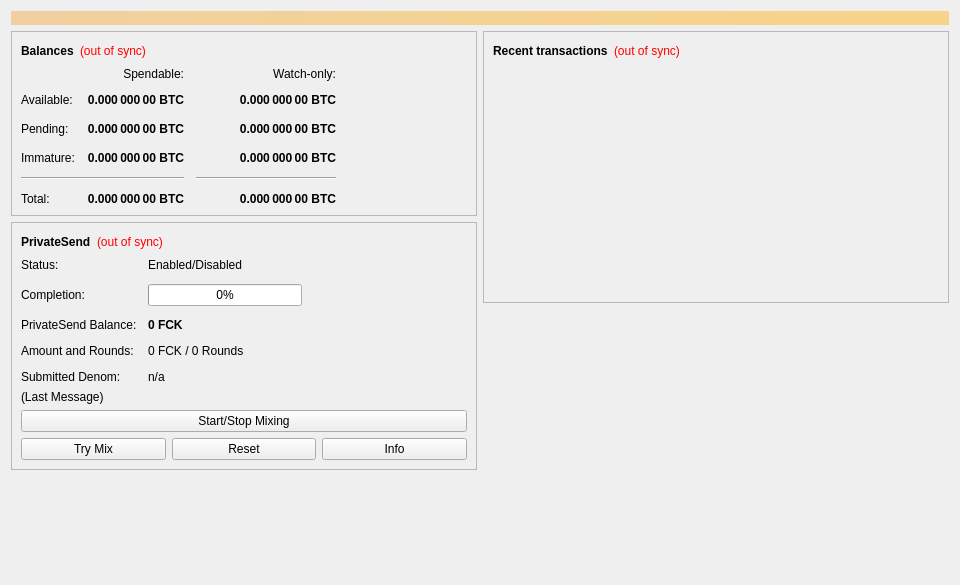
<?xml version="1.0" encoding="UTF-8"?>
<ui version="4.0">
 <class>OverviewPage</class>
 <widget class="QWidget" name="OverviewPage">
  <property name="geometry">
   <rect>
    <x>0</x>
    <y>0</y>
    <width>960</width>
    <height>585</height>
   </rect>
  </property>
  <property name="minimumSize">
   <size>
    <width>960</width>
    <height>0</height>
   </size>
  </property>
  <property name="windowTitle">
   <string>Form</string>
  </property>
  <layout class="QVBoxLayout" name="topLayout">
   <item>
    <widget class="QLabel" name="labelAlerts">
     <property name="visible">
      <bool>false</bool>
     </property>
     <property name="styleSheet">
      <string notr="true">QLabel { background-color: qlineargradient(x1: 0, y1: 0, x2: 1, y2: 0, stop:0 #F0D0A0, stop:1 #F8D488); color:#000000; }</string>
     </property>
     <property name="wordWrap">
      <bool>true</bool>
     </property>
     <property name="margin">
      <number>3</number>
     </property>
     <property name="textInteractionFlags">
      <set>Qt::TextSelectableByMouse</set>
     </property>
    </widget>
   </item>
   <item>
    <layout class="QHBoxLayout" name="horizontalLayout" stretch="1,1">
     <item>
      <layout class="QVBoxLayout" name="verticalLayout_2">
       <item>
        <widget class="QFrame" name="frame">
         <property name="frameShape">
          <enum>QFrame::StyledPanel</enum>
         </property>
         <property name="frameShadow">
          <enum>QFrame::Raised</enum>
         </property>
         <layout class="QVBoxLayout" name="verticalLayout_4">
          <item>
           <layout class="QHBoxLayout" name="horizontalLayout_4">
            <item>
             <widget class="QLabel" name="label_5">
              <property name="font">
               <font>
                <weight>75</weight>
                <bold>true</bold>
               </font>
              </property>
              <property name="text">
               <string>Balances</string>
              </property>
             </widget>
            </item>
            <item>
             <widget class="QLabel" name="labelWalletStatus">
              <property name="toolTip">
               <string>The displayed information may be out of date. Your wallet automatically synchronizes with the Fucking network after a connection is established, but this process has not completed yet.</string>
              </property>
              <property name="styleSheet">
               <string notr="true">QLabel { color: red; }</string>
              </property>
              <property name="text">
               <string notr="true">(out of sync)</string>
              </property>
              <property name="alignment">
               <set>Qt::AlignLeading|Qt::AlignLeft|Qt::AlignVCenter</set>
              </property>
             </widget>
            </item>
            <item>
             <spacer name="horizontalSpacer_3">
              <property name="orientation">
               <enum>Qt::Horizontal</enum>
              </property>
              <property name="sizeHint" stdset="0">
               <size>
                <width>40</width>
                <height>20</height>
               </size>
              </property>
             </spacer>
            </item>
           </layout>
          </item>
          <item>
           <layout class="QGridLayout" name="gridLayout">
            <property name="spacing">
             <number>12</number>
            </property>
            <item row="2" column="2">
             <widget class="QLabel" name="labelWatchPending">
              <property name="font">
               <font>
                <weight>75</weight>
                <bold>true</bold>
               </font>
              </property>
              <property name="cursor">
               <cursorShape>IBeamCursor</cursorShape>
              </property>
              <property name="toolTip">
               <string>Unconfirmed transactions to watch-only addresses</string>
              </property>
              <property name="text">
               <string notr="true">0.000 000 00 BTC</string>
              </property>
              <property name="alignment">
               <set>Qt::AlignRight|Qt::AlignTrailing|Qt::AlignVCenter</set>
              </property>
              <property name="textInteractionFlags">
               <set>Qt::LinksAccessibleByMouse|Qt::TextSelectableByKeyboard|Qt::TextSelectableByMouse</set>
              </property>
             </widget>
            </item>
            <item row="2" column="1">
             <widget class="QLabel" name="labelUnconfirmed">
              <property name="font">
               <font>
                <weight>75</weight>
                <bold>true</bold>
               </font>
              </property>
              <property name="cursor">
               <cursorShape>IBeamCursor</cursorShape>
              </property>
              <property name="toolTip">
               <string>Total of transactions that have yet to be confirmed, and do not yet count toward the spendable balance</string>
              </property>
              <property name="text">
               <string notr="true">0.000 000 00 BTC</string>
              </property>
              <property name="alignment">
               <set>Qt::AlignRight|Qt::AlignTrailing|Qt::AlignVCenter</set>
              </property>
              <property name="textInteractionFlags">
               <set>Qt::LinksAccessibleByMouse|Qt::TextSelectableByKeyboard|Qt::TextSelectableByMouse</set>
              </property>
             </widget>
            </item>
            <item row="3" column="2">
             <widget class="QLabel" name="labelWatchImmature">
              <property name="font">
               <font>
                <weight>75</weight>
                <bold>true</bold>
               </font>
              </property>
              <property name="cursor">
               <cursorShape>IBeamCursor</cursorShape>
              </property>
              <property name="toolTip">
               <string>Mined balance in watch-only addresses that has not yet matured</string>
              </property>
              <property name="text">
               <string notr="true">0.000 000 00 BTC</string>
              </property>
              <property name="alignment">
               <set>Qt::AlignRight|Qt::AlignTrailing|Qt::AlignVCenter</set>
              </property>
              <property name="textInteractionFlags">
               <set>Qt::LinksAccessibleByMouse|Qt::TextSelectableByKeyboard|Qt::TextSelectableByMouse</set>
              </property>
             </widget>
            </item>
            <item row="4" column="0" colspan="2">
             <widget class="Line" name="lineSpendableBalance">
              <property name="orientation">
               <enum>Qt::Horizontal</enum>
              </property>
             </widget>
            </item>
            <item row="4" column="2">
             <widget class="Line" name="lineWatchBalance">
              <property name="sizePolicy">
               <sizepolicy hsizetype="Preferred" vsizetype="Fixed">
                <horstretch>0</horstretch>
                <verstretch>0</verstretch>
               </sizepolicy>
              </property>
              <property name="minimumSize">
               <size>
                <width>140</width>
                <height>0</height>
               </size>
              </property>
              <property name="orientation">
               <enum>Qt::Horizontal</enum>
              </property>
             </widget>
            </item>
            <item row="5" column="0">
             <widget class="QLabel" name="labelTotalText">
              <property name="text">
               <string>Total:</string>
              </property>
             </widget>
            </item>
            <item row="3" column="1">
             <widget class="QLabel" name="labelImmature">
              <property name="font">
               <font>
                <weight>75</weight>
                <bold>true</bold>
               </font>
              </property>
              <property name="cursor">
               <cursorShape>IBeamCursor</cursorShape>
              </property>
              <property name="toolTip">
               <string>Mined balance that has not yet matured</string>
              </property>
              <property name="text">
               <string notr="true">0.000 000 00 BTC</string>
              </property>
              <property name="alignment">
               <set>Qt::AlignRight|Qt::AlignTrailing|Qt::AlignVCenter</set>
              </property>
              <property name="textInteractionFlags">
               <set>Qt::LinksAccessibleByMouse|Qt::TextSelectableByKeyboard|Qt::TextSelectableByMouse</set>
              </property>
             </widget>
            </item>
            <item row="2" column="3">
             <spacer name="horizontalSpacer_2">
              <property name="orientation">
               <enum>Qt::Horizontal</enum>
              </property>
              <property name="sizeHint" stdset="0">
               <size>
                <width>40</width>
                <height>20</height>
               </size>
              </property>
             </spacer>
            </item>
            <item row="3" column="0">
             <widget class="QLabel" name="labelImmatureText">
              <property name="text">
               <string>Immature:</string>
              </property>
             </widget>
            </item>
            <item row="5" column="1">
             <widget class="QLabel" name="labelTotal">
              <property name="font">
               <font>
                <weight>75</weight>
                <bold>true</bold>
               </font>
              </property>
              <property name="cursor">
               <cursorShape>IBeamCursor</cursorShape>
              </property>
              <property name="toolTip">
               <string>Your current total balance</string>
              </property>
              <property name="text">
               <string notr="true">0.000 000 00 BTC</string>
              </property>
              <property name="alignment">
               <set>Qt::AlignRight|Qt::AlignTrailing|Qt::AlignVCenter</set>
              </property>
              <property name="textInteractionFlags">
               <set>Qt::LinksAccessibleByMouse|Qt::TextSelectableByKeyboard|Qt::TextSelectableByMouse</set>
              </property>
             </widget>
            </item>
            <item row="5" column="2">
             <widget class="QLabel" name="labelWatchTotal">
              <property name="font">
               <font>
                <weight>75</weight>
                <bold>true</bold>
               </font>
              </property>
              <property name="cursor">
               <cursorShape>IBeamCursor</cursorShape>
              </property>
              <property name="toolTip">
               <string>Current total balance in watch-only addresses</string>
              </property>
              <property name="text">
               <string notr="true">0.000 000 00 BTC</string>
              </property>
              <property name="alignment">
               <set>Qt::AlignRight|Qt::AlignTrailing|Qt::AlignVCenter</set>
              </property>
              <property name="textInteractionFlags">
               <set>Qt::LinksAccessibleByMouse|Qt::TextSelectableByKeyboard|Qt::TextSelectableByMouse</set>
              </property>
             </widget>
            </item>
            <item row="0" column="2">
             <widget class="QLabel" name="labelWatchonly">
              <property name="text">
               <string>Watch-only:</string>
              </property>
              <property name="alignment">
               <set>Qt::AlignRight|Qt::AlignTrailing|Qt::AlignVCenter</set>
              </property>
             </widget>
            </item>
            <item row="1" column="0">
             <widget class="QLabel" name="labelBalanceText">
              <property name="text">
               <string>Available:</string>
              </property>
             </widget>
            </item>
            <item row="1" column="1">
             <widget class="QLabel" name="labelBalance">
              <property name="font">
               <font>
                <weight>75</weight>
                <bold>true</bold>
               </font>
              </property>
              <property name="cursor">
               <cursorShape>IBeamCursor</cursorShape>
              </property>
              <property name="toolTip">
               <string>Your current spendable balance</string>
              </property>
              <property name="text">
               <string notr="true">0.000 000 00 BTC</string>
              </property>
              <property name="alignment">
               <set>Qt::AlignRight|Qt::AlignTrailing|Qt::AlignVCenter</set>
              </property>
              <property name="textInteractionFlags">
               <set>Qt::LinksAccessibleByMouse|Qt::TextSelectableByKeyboard|Qt::TextSelectableByMouse</set>
              </property>
             </widget>
            </item>
            <item row="1" column="2">
             <widget class="QLabel" name="labelWatchAvailable">
              <property name="font">
               <font>
                <weight>75</weight>
                <bold>true</bold>
               </font>
              </property>
              <property name="cursor">
               <cursorShape>IBeamCursor</cursorShape>
              </property>
              <property name="toolTip">
               <string>Your current balance in watch-only addresses</string>
              </property>
              <property name="text">
               <string notr="true">0.000 000 00 BTC</string>
              </property>
              <property name="alignment">
               <set>Qt::AlignRight|Qt::AlignTrailing|Qt::AlignVCenter</set>
              </property>
              <property name="textInteractionFlags">
               <set>Qt::LinksAccessibleByMouse|Qt::TextSelectableByKeyboard|Qt::TextSelectableByMouse</set>
              </property>
             </widget>
            </item>
            <item row="2" column="0">
             <widget class="QLabel" name="labelPendingText">
              <property name="text">
               <string>Pending:</string>
              </property>
             </widget>
            </item>
            <item row="0" column="1">
             <widget class="QLabel" name="labelSpendable">
              <property name="text">
               <string>Spendable:</string>
              </property>
              <property name="alignment">
               <set>Qt::AlignRight|Qt::AlignTrailing|Qt::AlignVCenter</set>
              </property>
             </widget>
            </item>
           </layout>
          </item>
         </layout>
        </widget>
       </item>
       <item>
        <widget class="QFrame" name="framePrivateSend">
         <property name="layoutDirection">
          <enum>Qt::LeftToRight</enum>
         </property>
         <property name="frameShape">
          <enum>QFrame::StyledPanel</enum>
         </property>
         <property name="frameShadow">
          <enum>QFrame::Raised</enum>
         </property>
         <layout class="QVBoxLayout" name="VerticalLayout_PS1">
          <item>
           <layout class="QHBoxLayout" name="horizontalLayout_5">
            <item>
             <widget class="QLabel" name="labelPrivateSendHeader">
              <property name="font">
               <font>
                <weight>75</weight>
                <bold>true</bold>
               </font>
              </property>
              <property name="text">
               <string>PrivateSend</string>
              </property>
             </widget>
            </item>
            <item>
             <widget class="QLabel" name="labelPrivateSendSyncStatus">
              <property name="toolTip">
               <string>The displayed information may be out of date. Your wallet automatically synchronizes with the Fucking network after a connection is established, but this process has not completed yet.</string>
              </property>
              <property name="styleSheet">
               <string notr="true">QLabel { color: red; }</string>
              </property>
              <property name="text">
               <string notr="true">(out of sync)</string>
              </property>
              <property name="alignment">
               <set>Qt::AlignLeading|Qt::AlignLeft|Qt::AlignVCenter</set>
              </property>
             </widget>
            </item>
            <item>
             <spacer name="horizontalSpacer_4">
              <property name="orientation">
               <enum>Qt::Horizontal</enum>
              </property>
              <property name="sizeHint" stdset="0">
               <size>
                <width>40</width>
                <height>20</height>
               </size>
              </property>
             </spacer>
            </item>
           </layout>
          </item>
          <item>
           <layout class="QFormLayout" name="privateSendFormLayout">
            <property name="fieldGrowthPolicy">
             <enum>QFormLayout::AllNonFixedFieldsGrow</enum>
            </property>
            <property name="horizontalSpacing">
             <number>11</number>
            </property>
            <property name="verticalSpacing">
             <number>12</number>
            </property>
            <item row="0" column="0">
             <widget class="QLabel" name="labelPrivateSendEnabledText">
              <property name="text">
               <string>Status:</string>
              </property>
             </widget>
            </item>
            <item row="0" column="1">
             <widget class="QLabel" name="labelPrivateSendEnabled">
              <property name="text">
               <string>Enabled/Disabled</string>
              </property>
             </widget>
            </item>
            <item row="1" column="0">
             <widget class="QLabel" name="labelCompletitionText">
              <property name="text">
               <string>Completion:</string>
              </property>
             </widget>
            </item>
            <item row="1" column="1">
             <widget class="QProgressBar" name="privateSendProgress">
              <property name="maximumSize">
               <size>
                <width>154</width>
                <height>16777215</height>
               </size>
              </property>
              <property name="value">
               <number>0</number>
              </property>
             </widget>
            </item>
            <item row="2" column="0">
             <widget class="QLabel" name="labelAnonymizedText">
              <property name="text">
               <string>PrivateSend Balance:</string>
              </property>
             </widget>
            </item>
            <item row="2" column="1">
             <widget class="QLabel" name="labelAnonymized">
              <property name="font">
               <font>
                <weight>75</weight>
                <bold>true</bold>
               </font>
              </property>
              <property name="text">
               <string notr="true">0 FCK</string>
              </property>
             </widget>
            </item>
            <item row="3" column="0">
             <widget class="QLabel" name="labelAmountAndRoundsText">
              <property name="text">
               <string>Amount and Rounds:</string>
              </property>
             </widget>
            </item>
            <item row="3" column="1">
             <widget class="QLabel" name="labelAmountRounds">
              <property name="text">
               <string>0 FCK / 0 Rounds</string>
              </property>
             </widget>
            </item>
            <item row="4" column="0">
             <widget class="QLabel" name="labelSubmittedDenomText">
              <property name="text">
               <string>Submitted Denom:</string>
              </property>
             </widget>
            </item>
            <item row="4" column="1">
             <widget class="QLabel" name="labelSubmittedDenom">
              <property name="toolTip">
               <string>The denominations you submitted to the Masternode.&lt;br&gt;To mix, other users must submit the exact same denominations.</string>
              </property>
              <property name="text">
               <string>n/a</string>
              </property>
             </widget>
            </item>
           </layout>
          </item>
          <item>
           <layout class="QVBoxLayout" name="VerticalLayout_PS">
            <item>
             <widget class="QLabel" name="labelPrivateSendLastMessage">
              <property name="text">
               <string>(Last Message)</string>
              </property>
              <property name="alignment">
               <set>Qt::AlignLeading|Qt::AlignLeft|Qt::AlignTop</set>
              </property>
              <property name="wordWrap">
               <bool>true</bool>
              </property>
             </widget>
            </item>
            <item>
             <widget class="QPushButton" name="togglePrivateSend">
              <property name="sizePolicy">
               <sizepolicy hsizetype="MinimumExpanding" vsizetype="Fixed">
                <horstretch>0</horstretch>
                <verstretch>0</verstretch>
               </sizepolicy>
              </property>
              <property name="text">
               <string>Start/Stop Mixing</string>
              </property>
             </widget>
            </item>
            <item>
             <layout class="QHBoxLayout" name="horizontalLayout_debugbuttons">
              <item>
               <widget class="QPushButton" name="privateSendAuto">
                <property name="sizePolicy">
                 <sizepolicy hsizetype="MinimumExpanding" vsizetype="Fixed">
                  <horstretch>0</horstretch>
                  <verstretch>0</verstretch>
                 </sizepolicy>
                </property>
                <property name="toolTip">
                 <string>Try to manually submit a PrivateSend request.</string>
                </property>
                <property name="text">
                 <string>Try Mix</string>
                </property>
               </widget>
              </item>
              <item>
               <widget class="QPushButton" name="privateSendReset">
                <property name="sizePolicy">
                 <sizepolicy hsizetype="MinimumExpanding" vsizetype="Fixed">
                  <horstretch>0</horstretch>
                  <verstretch>0</verstretch>
                 </sizepolicy>
                </property>
                <property name="toolTip">
                 <string>Reset the current status of PrivateSend (can interrupt PrivateSend if it's in the process of Mixing, which can cost you money!)</string>
                </property>
                <property name="autoFillBackground">
                 <bool>false</bool>
                </property>
                <property name="text">
                 <string>Reset</string>
                </property>
               </widget>
              </item>
              <item>
               <widget class="QPushButton" name="privateSendInfo">
                <property name="sizePolicy">
                 <sizepolicy hsizetype="MinimumExpanding" vsizetype="Fixed">
                  <horstretch>0</horstretch>
                  <verstretch>0</verstretch>
                 </sizepolicy>
                </property>
                <property name="toolTip">
                 <string>Information about PrivateSend and Mixing</string>
                </property>
                <property name="text">
                 <string>Info</string>
                </property>
               </widget>
              </item>
             </layout>
            </item>
           </layout>
          </item>
         </layout>
        </widget>
       </item>
       <item>
        <spacer name="verticalSpacer">
         <property name="orientation">
          <enum>Qt::Vertical</enum>
         </property>
         <property name="sizeHint" stdset="0">
          <size>
           <width>20</width>
           <height>40</height>
          </size>
         </property>
        </spacer>
       </item>
      </layout>
     </item>
     <item>
      <layout class="QVBoxLayout" name="verticalLayout_3">
       <item>
        <widget class="QFrame" name="frame_2">
         <property name="frameShape">
          <enum>QFrame::StyledPanel</enum>
         </property>
         <property name="frameShadow">
          <enum>QFrame::Raised</enum>
         </property>
         <layout class="QVBoxLayout" name="verticalLayout">
          <item>
           <layout class="QHBoxLayout" name="horizontalLayout_2">
            <item>
             <widget class="QLabel" name="label_4">
              <property name="font">
               <font>
                <weight>75</weight>
                <bold>true</bold>
               </font>
              </property>
              <property name="text">
               <string>Recent transactions</string>
              </property>
             </widget>
            </item>
            <item>
             <widget class="QLabel" name="labelTransactionsStatus">
              <property name="toolTip">
               <string>The displayed information may be out of date. Your wallet automatically synchronizes with the Fucking network after a connection is established, but this process has not completed yet.</string>
              </property>
              <property name="styleSheet">
               <string notr="true">QLabel { color: red; }</string>
              </property>
              <property name="text">
               <string notr="true">(out of sync)</string>
              </property>
              <property name="alignment">
               <set>Qt::AlignLeading|Qt::AlignLeft|Qt::AlignVCenter</set>
              </property>
             </widget>
            </item>
            <item>
             <spacer name="horizontalSpacer">
              <property name="orientation">
               <enum>Qt::Horizontal</enum>
              </property>
              <property name="sizeHint" stdset="0">
               <size>
                <width>40</width>
                <height>20</height>
               </size>
              </property>
             </spacer>
            </item>
           </layout>
          </item>
          <item>
           <widget class="QListView" name="listTransactions">
            <property name="styleSheet">
             <string notr="true">QListView { background: transparent; }</string>
            </property>
            <property name="frameShape">
             <enum>QFrame::NoFrame</enum>
            </property>
            <property name="verticalScrollBarPolicy">
             <enum>Qt::ScrollBarAlwaysOff</enum>
            </property>
            <property name="horizontalScrollBarPolicy">
             <enum>Qt::ScrollBarAlwaysOff</enum>
            </property>
            <property name="selectionMode">
             <enum>QAbstractItemView::NoSelection</enum>
            </property>
           </widget>
          </item>
         </layout>
        </widget>
       </item>
       <item>
        <spacer name="verticalSpacer_2">
         <property name="orientation">
          <enum>Qt::Vertical</enum>
         </property>
         <property name="sizeHint" stdset="0">
          <size>
           <width>20</width>
           <height>40</height>
          </size>
         </property>
        </spacer>
       </item>
      </layout>
     </item>
    </layout>
   </item>
  </layout>
 </widget>
 <resources/>
 <connections/>
</ui>
